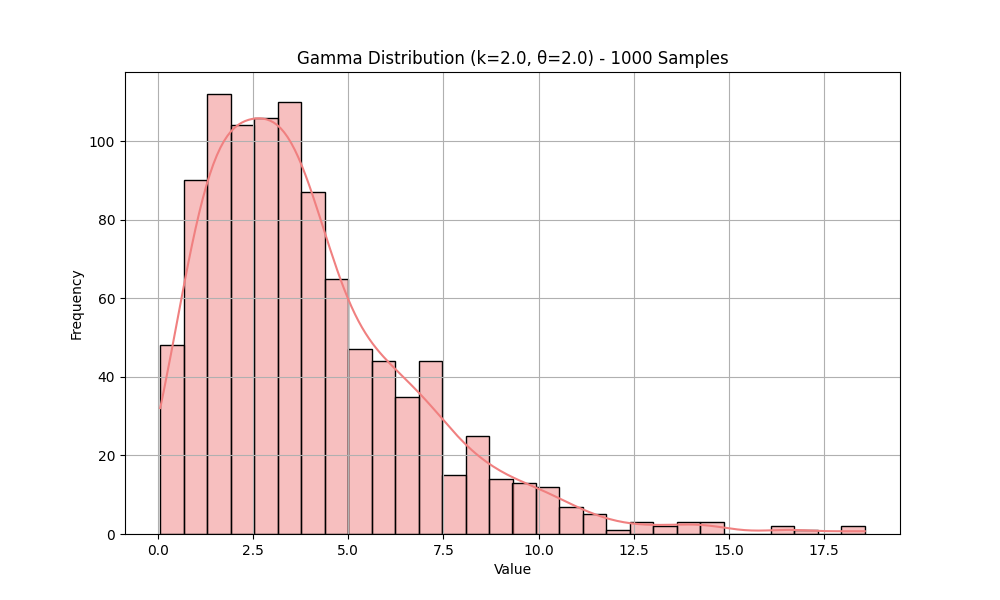

This figure's Python source:
def overview_function ():
    """
    Gamma Distribution Overview:
    The Gamma Distribution is a two-parameter family of continuous probability distributions. It’s often used to model the time until an event happens for a process that has multiple stages (e.g., the time for multiple radioactive particles to decay).

    It can be thought of as a generalization of the Exponential Distribution.
    Parameters:
    -Shape parameter (k): This controls the shape of the distribution.
    -Scale parameter (θ): This is similar to the inverse of the rate parameter in an Exponential Distribution, determining the spread of the distribution.
    """
    pass

import numpy as np
import seaborn as sns
import matplotlib.pyplot as plt

# Parameters for the Gamma Distribution
shape_param = 2.0  # Shape parameter (k)
scale_param = 2.0  # Scale parameter (theta)
n_samples = 1000  # Number of samples

# Generate Gamma distribution data
gamma_data = np.random.gamma(shape=shape_param, scale=scale_param, size=n_samples)

# Plot the Gamma Distribution
plt.figure(figsize=(10, 6))

# Plot a histogram of the data with KDE
sns.histplot(gamma_data, bins=30, kde=True, color='lightcoral')
plt.title(f"Gamma Distribution (k={shape_param}, θ={scale_param}) - {n_samples} Samples")
plt.xlabel("Value")
plt.ylabel("Frequency")
plt.grid(True)
plt.show()

# Check basic statistics of the generated data
mean_gamma = np.mean(gamma_data)
std_gamma = np.std(gamma_data)

print(f"Mean of the generated data: {mean_gamma}")
print(f"Standard deviation of the generated data: {std_gamma}")

"""
Key Parameters:
 - Shape Parameter (k): Controls the shape of the distribution. Higher values of k make the distribution more symmetric and bell-shaped.
 - Scale Parameter (θ): Similar to the scale in the Exponential Distribution, it controls how spread out the distribution is.

Insights:
  - Flexible Distribution: By adjusting the shape and scale parameters, the Gamma Distribution can take on many forms. When k=1, the Gamma Distribution becomes an Exponential Distribution.
  - Applications: This distribution is used in reliability analysis, queuing models, and Bayesian statistics, among other fields.
This Gamma Distribution example provides a great way to model sums of waiting times, such as the time for multiple independent events to occur.
"""
